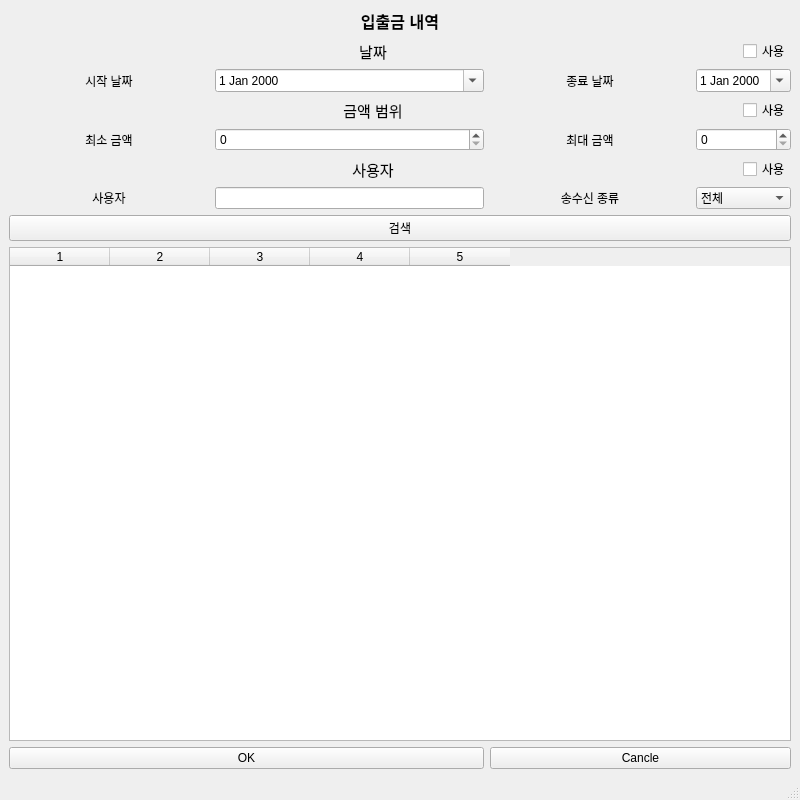
<?xml version="1.0" encoding="UTF-8"?>
<ui version="4.0">
 <class>AdminHistoryWindow</class>
 <widget class="QMainWindow" name="AdminHistoryWindow">
  <property name="geometry">
   <rect>
    <x>0</x>
    <y>0</y>
    <width>800</width>
    <height>800</height>
   </rect>
  </property>
  <property name="windowTitle">
   <string>MainWindow</string>
  </property>
  <widget class="QWidget" name="centralwidget">
   <layout class="QVBoxLayout" name="verticalLayout">
    <item>
     <layout class="QGridLayout" name="gridLayout">
      <item row="12" column="0" colspan="3">
       <widget class="QPushButton" name="pushButton">
        <property name="text">
         <string>OK</string>
        </property>
       </widget>
      </item>
      <item row="7" column="3">
       <widget class="QLabel" name="label_8">
        <property name="text">
         <string>최대 금액</string>
        </property>
        <property name="alignment">
         <set>Qt::AlignmentFlag::AlignCenter</set>
        </property>
       </widget>
      </item>
      <item row="1" column="0" colspan="5">
       <widget class="QLabel" name="label_3">
        <property name="font">
         <font>
          <pointsize>11</pointsize>
         </font>
        </property>
        <property name="text">
         <string>날짜</string>
        </property>
        <property name="alignment">
         <set>Qt::AlignmentFlag::AlignCenter</set>
        </property>
       </widget>
      </item>
      <item row="9" column="3">
       <widget class="QLabel" name="label_2">
        <property name="text">
         <string>송수신 종류</string>
        </property>
        <property name="alignment">
         <set>Qt::AlignmentFlag::AlignCenter</set>
        </property>
       </widget>
      </item>
      <item row="3" column="0" colspan="2">
       <widget class="QLabel" name="label_4">
        <property name="minimumSize">
         <size>
          <width>200</width>
          <height>0</height>
         </size>
        </property>
        <property name="text">
         <string>시작 날짜</string>
        </property>
        <property name="alignment">
         <set>Qt::AlignmentFlag::AlignCenter</set>
        </property>
       </widget>
      </item>
      <item row="6" column="0" colspan="5">
       <widget class="QLabel" name="label_6">
        <property name="font">
         <font>
          <pointsize>11</pointsize>
         </font>
        </property>
        <property name="text">
         <string>금액 범위</string>
        </property>
        <property name="alignment">
         <set>Qt::AlignmentFlag::AlignCenter</set>
        </property>
       </widget>
      </item>
      <item row="3" column="2">
       <widget class="QDateEdit" name="dateEdit">
        <property name="calendarPopup">
         <bool>true</bool>
        </property>
       </widget>
      </item>
      <item row="9" column="0" colspan="2">
       <widget class="QLabel" name="label_9">
        <property name="text">
         <string>사용자</string>
        </property>
        <property name="alignment">
         <set>Qt::AlignmentFlag::AlignCenter</set>
        </property>
       </widget>
      </item>
      <item row="9" column="2">
       <widget class="QLineEdit" name="lineEdit"/>
      </item>
      <item row="7" column="0" colspan="2">
       <widget class="QLabel" name="label_7">
        <property name="text">
         <string>최소 금액</string>
        </property>
        <property name="alignment">
         <set>Qt::AlignmentFlag::AlignCenter</set>
        </property>
       </widget>
      </item>
      <item row="3" column="3">
       <widget class="QLabel" name="label_5">
        <property name="minimumSize">
         <size>
          <width>200</width>
          <height>0</height>
         </size>
        </property>
        <property name="text">
         <string>종료 날짜</string>
        </property>
        <property name="alignment">
         <set>Qt::AlignmentFlag::AlignCenter</set>
        </property>
       </widget>
      </item>
      <item row="6" column="5">
       <widget class="QCheckBox" name="checkBox_2">
        <property name="text">
         <string>사용</string>
        </property>
       </widget>
      </item>
      <item row="1" column="5">
       <widget class="QCheckBox" name="checkBox">
        <property name="text">
         <string>사용</string>
        </property>
       </widget>
      </item>
      <item row="0" column="0" colspan="6">
       <widget class="QLabel" name="label">
        <property name="font">
         <font>
          <pointsize>12</pointsize>
          <bold>true</bold>
         </font>
        </property>
        <property name="text">
         <string>입출금 내역</string>
        </property>
        <property name="alignment">
         <set>Qt::AlignmentFlag::AlignCenter</set>
        </property>
       </widget>
      </item>
      <item row="3" column="4" colspan="2">
       <widget class="QDateEdit" name="dateEdit_2">
        <property name="calendarPopup">
         <bool>true</bool>
        </property>
       </widget>
      </item>
      <item row="9" column="4" colspan="2">
       <widget class="QComboBox" name="comboBox">
        <property name="layoutDirection">
         <enum>Qt::LayoutDirection::LeftToRight</enum>
        </property>
        <property name="sizeAdjustPolicy">
         <enum>QComboBox::SizeAdjustPolicy::AdjustToContents</enum>
        </property>
        <item>
         <property name="text">
          <string>전체</string>
         </property>
        </item>
        <item>
         <property name="text">
          <string>송금</string>
         </property>
        </item>
        <item>
         <property name="text">
          <string>입금</string>
         </property>
        </item>
       </widget>
      </item>
      <item row="10" column="0" colspan="6">
       <widget class="QPushButton" name="pushButton_3">
        <property name="text">
         <string>검색</string>
        </property>
       </widget>
      </item>
      <item row="11" column="0" colspan="6">
       <widget class="QTableWidget" name="tableWidget">
        <property name="columnCount">
         <number>5</number>
        </property>
        <column/>
        <column/>
        <column/>
        <column/>
        <column/>
       </widget>
      </item>
      <item row="12" column="3" colspan="3">
       <widget class="QPushButton" name="pushButton_2">
        <property name="text">
         <string>Cancle</string>
        </property>
       </widget>
      </item>
      <item row="8" column="5">
       <widget class="QCheckBox" name="checkBox_3">
        <property name="text">
         <string>사용</string>
        </property>
       </widget>
      </item>
      <item row="8" column="0" colspan="5">
       <widget class="QLabel" name="label_10">
        <property name="font">
         <font>
          <pointsize>11</pointsize>
         </font>
        </property>
        <property name="text">
         <string>사용자</string>
        </property>
        <property name="alignment">
         <set>Qt::AlignmentFlag::AlignCenter</set>
        </property>
       </widget>
      </item>
      <item row="7" column="2">
       <widget class="QSpinBox" name="spinBox"/>
      </item>
      <item row="7" column="4" colspan="2">
       <widget class="QSpinBox" name="spinBox_2"/>
      </item>
     </layout>
    </item>
   </layout>
  </widget>
  <widget class="QMenuBar" name="menubar">
   <property name="geometry">
    <rect>
     <x>0</x>
     <y>0</y>
     <width>800</width>
     <height>22</height>
    </rect>
   </property>
  </widget>
  <widget class="QStatusBar" name="statusbar"/>
 </widget>
 <resources/>
 <connections/>
</ui>
